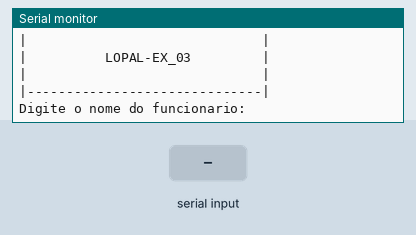
A sketch run on a simulated Arduino Uno, built with avr-gcc and run on an emulated ATmega328P. On the bench: the last lines printed to the serial monitor. The inputs (shaded band) are chosen by the test bench.

Above: at 1.2 s.
1.3 s: "90,45\n" received over Serial
At 3.0 s:
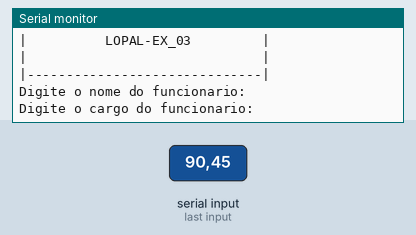
3.3 s: "30,150\n" received over Serial
At 4.8 s:
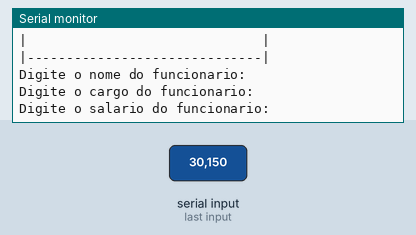
5.3 s: "5\n" received over Serial
At 7.2 s:
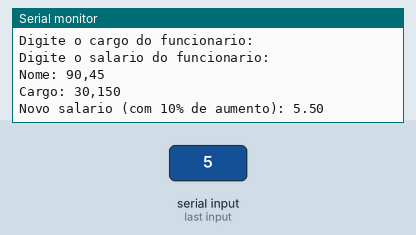

The sketch:

lopal_ex071.ino
```cpp
//Faça um programa que receba o nome, cargo e
//salário de um funcionário.Calcule o salário acrescido de 10%.
//Ao final exiba o nome, o cargo e o novo salário desse funcionário.

//Variaveis
String nome = "";
String cargo = "";
float salario = 0;
float novoSalario = 0;

void setup()
{
  Serial.begin(9600);//Inicia a comunicação serial
}

void loop()
{

  Serial.println( "|------------------------------|" );
  Serial.println( "|                              |" );
  Serial.println( "|          LOPAL-EX_03         |" );
  Serial.println( "|                              |" );
  Serial.println( "|------------------------------|" );
  Serial.println();//pula uma linha


 //entrada
  Serial.println("Digite o nome do funcionario:");
  while(! Serial.available() );// Aguarda o usuário digitar
  nome = Serial.readStringUntil('\n');//Lê o nome até o Enter
  nome.trim();//Remove espaços extras
  delay(500);

  Serial.println("Digite o cargo do funcionario:");
  while(! Serial.available() );//Aguarda o usuário digitar
  cargo = Serial.readStringUntil('\n');//Lê o cargo até o Enter
  cargo.trim();//Remove espaços extras
  delay(500);

  Serial.println("Digite o salario do funcionario:");
  while(! Serial.available() );//Aguarda o usuário digitar
  salario = Serial.parseFloat();//Lê o salário
  delay(500);

  //processamento
  novoSalario = salario * 1.10;//Calcula o salário com 10% de aumento

  //saida
  Serial.print("Nome: ");
  Serial.println(nome);
  Serial.print("Cargo: ");
  Serial.println(cargo);
  Serial.print("Novo salario (com 10% de aumento): ");
  Serial.println(novoSalario, 2);// Exibe o novo salário com 2 casas decimais
  delay(7000);//Aguarda 7 segundos antes de permitir nova entrada
}
```

Measured:
- after the input at 1.3 s, the serial monitor: prints a new line after 0.51 s (image 1)
- after the input at 3.3 s, the serial monitor: prints a new line after 0.51 s (image 2)
- after the input at 5.3 s, the serial monitor: prints a new line after 0.50 s (image 3)
